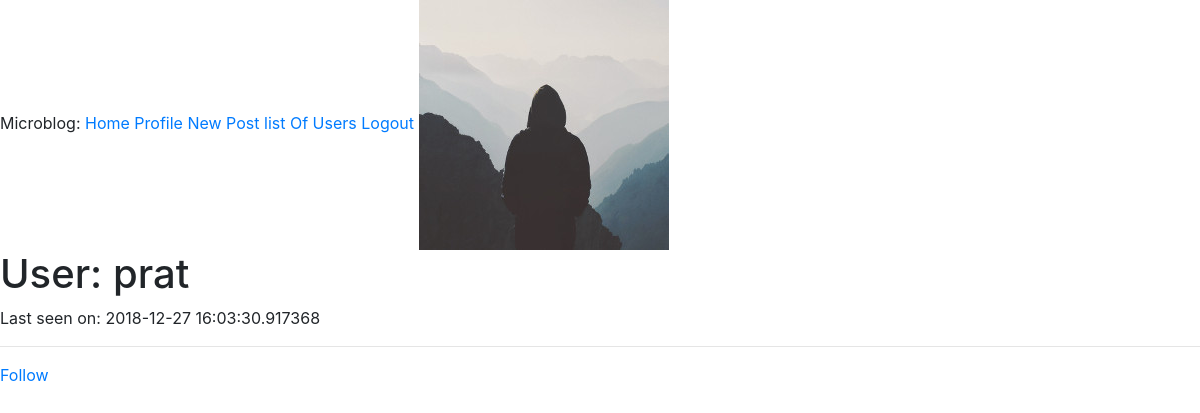
The page /user/prat (signed in) on the database as committed earlier.
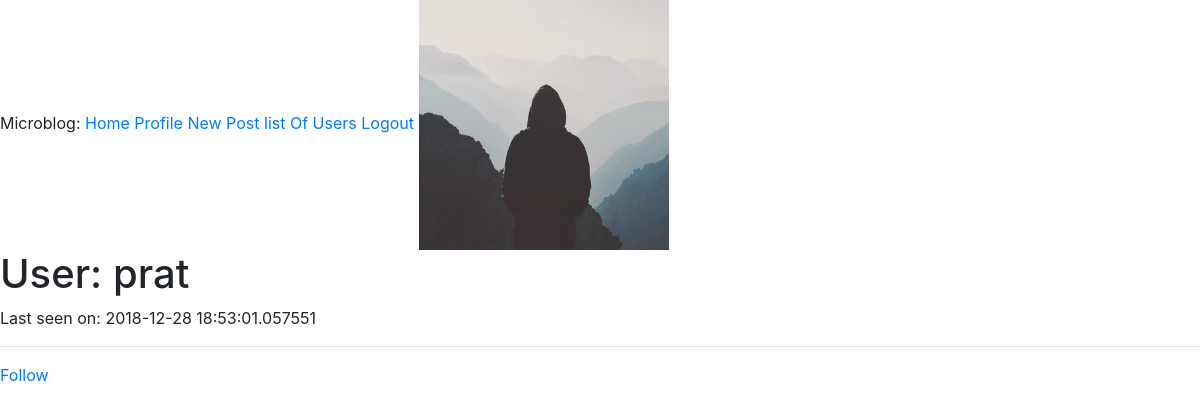
The same page on the database as committed later.
### app/models.py (models this page shows, shortened)
class User(UserMixin, db.Model):
	id=db.Column(db.Integer, primary_key=True)
	username=db.Column(db.String(64), index=True, unique=True)
	email=db.Column(db.String(120), index=True, unique=True)
	password_hash = db.Column(db.String(128))
	posts = db.relationship('Post', backref='author', lazy='dynamic')
	about_me = db.Column(db.String(140))
	last_seen = db.Column(db.DateTime, default=datetime.utcnow)
	image_file = db.Column(db.String(20), nullable=False, default='profile_pics/default.jpg')
	followed = db.relationship(
        'User', secondary=followers,
        primaryjoin=(followers.c.follower_id == id),
        secondaryjoin=(followers.c.followed_id == id),
        backref=db.backref('followers', lazy='dynamic'), lazy='dynamic')
	member_of=db.relationship('Group', secondary=groupmember, backref=db.backref('members', lazy='dynamic'))
	def is_following(self, user):
		return self.followed.filter(
            followers.c.followed_id == user.id).count() > 0

### app/users/routes.py (the view)
@users.route('/user/<username>')
@login_required
def user(username):
    user = User.query.filter_by(username=username).first_or_404()
    posts = Post.query.all()
    image_file=url_for('static',filename=user.image_file)
    return render_template('user.html', user=user, posts=posts, image_file=image_file)

### app/models.py (called while the page is built)
@login.user_loader
def load_user(id):
    return User.query.get(int(id))

### app/templates/user.html (shortened to what this page needs)
{% extends "base.html" %}
{% block content %}
    <img src="{{ image_file }}" alt="khich meri photo">
    <h1>User: {{ user.username }}</h1>
                {% if user.last_seen %}<p>Last seen on: {{ user.last_seen }}</p>{% endif %}
    <hr>
        {% if user == current_user %}
                <p><a href="{{ url_for('users.edit_profile') }}">Edit your profile</a></p>
     {% elif not current_user.is_following(user) %}
        <p><a href="{{ url_for('users.follow', username=user.username) }}">Follow</a></p>
        {% else %}
        <p><a href="{{ url_for('users.unfollow', username=user.username) }}">Unfollow</a></p>
    {% endif %}
{% endblock %}

Rows that differ between the two databases and show on the page:
changed User "prat": last_seen "2018-12-27 16:03:30.917368" → "2018-12-28 18:53:01.057551"
